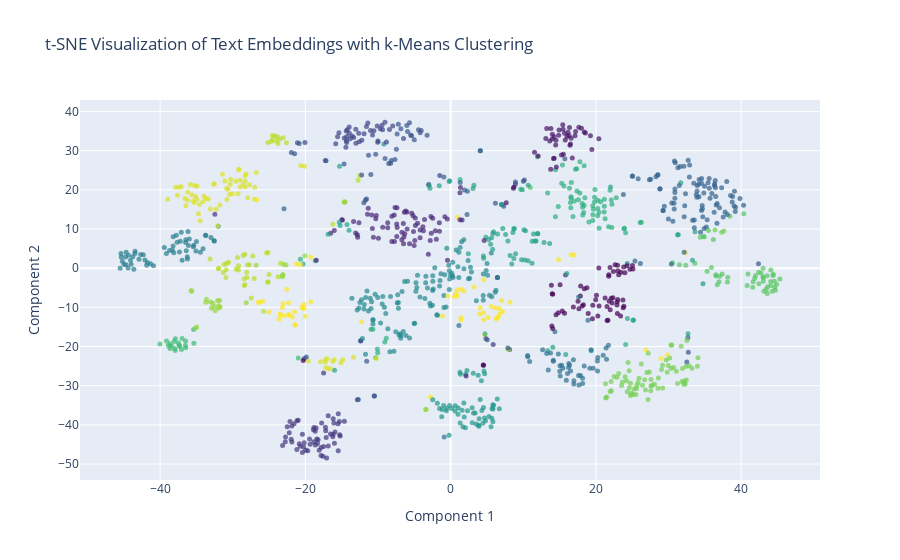

This figure's notebook cell:
### Code cell
from sklearn.manifold import TSNE
from sklearn.decomposition import PCA
from sklearn.cluster import KMeans
import numpy as np
import pandas as pd
from plotly import graph_objects as go

# Sample DataFrame with embeddings
# df = pd.DataFrame({
#     'ada_embedding': [list_of_embeddings],
#     'text': [corresponding_texts]
# })

# Convert embeddings to a numpy array
matrix = np.array(df['ada_embedding'].to_list())

# Step 1: Perform PCA to reduce dimensions to 50
pca = PCA(n_components=50, random_state=42)
pca_result = pca.fit_transform(matrix)

# Step 2: Perform k-means clustering on the PCA-reduced data
n_clusters = 20  # Specify the number of clusters
kmeans = KMeans(n_clusters=n_clusters, random_state=42)
kmeans.fit(pca_result)
df['cluster'] = kmeans.labels_

# Step 3: Apply t-SNE to the PCA-reduced data for visualization
tsne = TSNE(n_components=2, random_state=42, init='random', learning_rate=200)
vis_dims = tsne.fit_transform(pca_result)

# Add the t-SNE results and cluster labels back to the DataFrame
df['tsne-2d-one'] = vis_dims[:, 0]
df['tsne-2d-two'] = vis_dims[:, 1]

# Visualization using Plotly
fig = go.Figure()

# Add data points with cluster labels as colors
fig.add_trace(go.Scatter(
    x=df['tsne-2d-one'],
    y=df['tsne-2d-two'],
    mode='markers',
    text=df['text'],
    hoverinfo='text',
    marker=dict(color=df['cluster'], colorscale='Viridis', size=5, opacity=0.7),
    name='Data'
))

fig.update_layout(
    title="t-SNE Visualization of Text Embeddings with k-Means Clustering",
    xaxis_title="Component 1",
    yaxis_title="Component 2",
    hovermode='closest'
)

fig.show()

### Figure 1 — Plotly figure (JSON) as saved in the notebook; plotly's stock layout.template omitted (floating-point values rounded to 4 significant figures; data arrays with more than 128 entries replaced by an {"elided": "..."} marker saying what was removed)
{"data": [{"hoverinfo": "text", "marker": {"color": {"elided": "1200 int values"}, "colorscale": [[0, "#440154"], [0.1111, "#482878"], [0.2222, "#3e4989"], [0.3333, "#31688e"], [0.4444, "#26828e"], [0.5556, "#1f9e89"], [0.6667, "#35b779"], [0.7778, "#6ece58"], [0.8889, "#b5de2b"], [1, "#fde725"]], "opacity": 0.7, "size": 5}, "mode": "markers", "name": "Data", "text": {"elided": "1200 str values"}, "type": "scatter", "x": {"elided": "1200 float values"}, "y": {"elided": "1200 float values"}}], "layout": {"hovermode": "closest", "title": {"text": "t-SNE Visualization of Text Embeddings with k-Means Clustering"}, "xaxis": {"title": {"text": "Component 1"}}, "yaxis": {"title": {"text": "Component 2"}}}}
